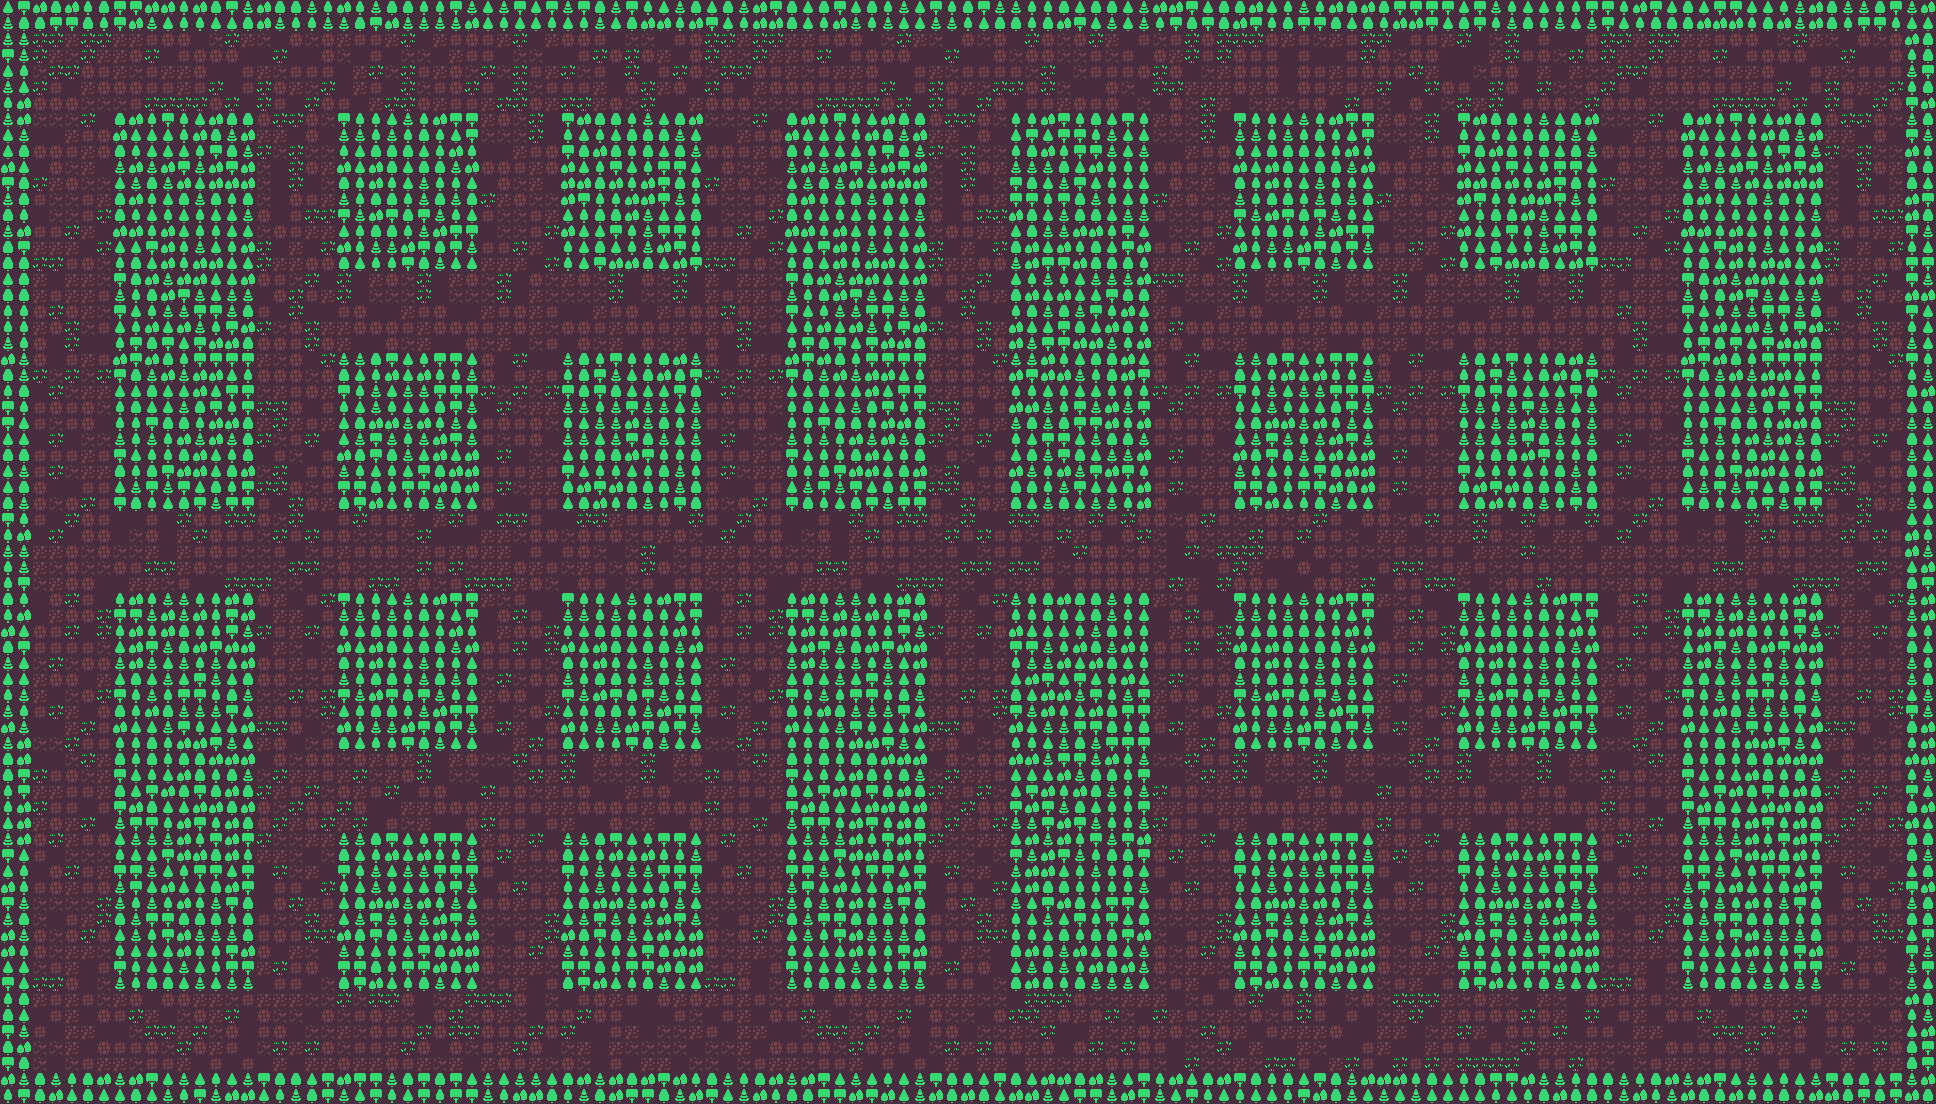

This is a level from a 2D game, rendered from its Tiled map with the project's own tilesets. A one-line summary and the map file follow, with tile-layer data summarised:
An orthogonal 121x69 tile map with 16x16 px tiles, 1 tile layer (Tile Layer 1) and 28 objects.

<map version="1.2" tiledversion="1.3.2" orientation="orthogonal" renderorder="left-down" compressionlevel="0" width="121" height="69" tilewidth="16" tileheight="16" infinite="0" nextlayerid="3" nextobjectid="33">
 <tileset firstgid="1" name="colored" tilewidth="16" tileheight="16" tilecount="1024" columns="32">
  <image source="../../Assets.xcassets/_Game/Tileset/colored.imageset/colored.png" width="512" height="512" />
 </tileset>
 <layer id="1" name="Tile Layer 1" width="121" height="69">
  <data>[8349 cells, 8349 non-empty, 12 distinct tile ids]</data>
 </layer>
 <objectgroup id="2" name="Object Layer 1">
  <object id="2" x="0" y="0" width="1936" height="32" />
  <object id="3" x="0" y="1072" width="1936" height="32" />
  <object id="4" x="0" y="32" width="32" height="1040" />
  <object id="5" x="1904" y="32" width="32" height="1040" />
  <object id="7" x="1680" y="112" width="144" height="400" />
  <object id="8" x="1680" y="592" width="144" height="400" />
  <object id="9" x="1456" y="832" width="144" height="160" />
  <object id="10" x="1456" y="592" width="144" height="160" />
  <object id="11" x="1456" y="352" width="144" height="160" />
  <object id="12" x="1456" y="112" width="144" height="160" />
  <object id="13" x="1232" y="112" width="144" height="160" />
  <object id="15" x="1232" y="352" width="144" height="160" />
  <object id="16" x="1232" y="592" width="144" height="160" />
  <object id="17" x="1232" y="832" width="144" height="160" />
  <object id="19" x="1008" y="592" width="144" height="400" />
  <object id="20" x="1008" y="112" width="144" height="400" />
  <object id="21" x="784" y="112" width="144" height="400" />
  <object id="22" x="784" y="592" width="144" height="400" />
  <object id="23" x="560" y="832" width="144" height="160" />
  <object id="24" x="560" y="592" width="144" height="160" />
  <object id="25" x="560" y="352" width="144" height="160" />
  <object id="26" x="560" y="112" width="144" height="160" />
  <object id="27" x="336" y="112" width="144" height="160" />
  <object id="28" x="336" y="352" width="144" height="160" />
  <object id="29" x="336" y="592" width="144" height="160" />
  <object id="30" x="336" y="832" width="144" height="160" />
  <object id="31" x="112" y="592" width="144" height="400" />
  <object id="32" x="112" y="112" width="144" height="400" />
 </objectgroup>
</map>
